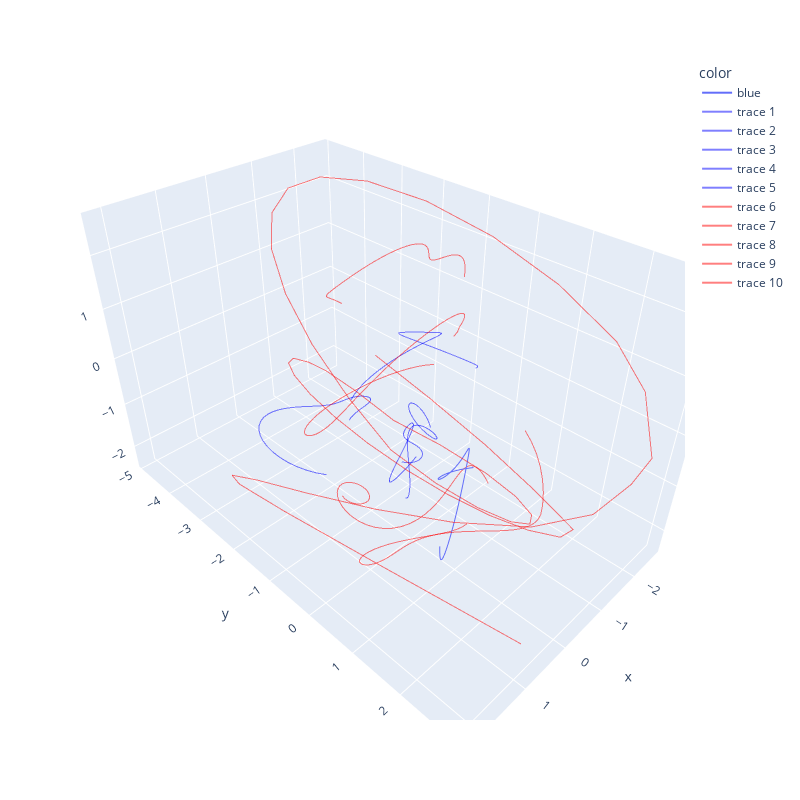

The notebook cell this image was saved under:
### Code cell
fig = px.line_3d(x=z11[0, :, 0], y=z11[0, :, 1], z=z11[0, :, 2], color=["blue"]*training_11_trials[0]['spikes_df'].shape[1], width=800, height=800)

for trial in z11:
     fig.add_scatter3d(x=trial[:, 0], y=trial[:, 1], z=trial[:, 2], mode='lines', line={'color':"blue"}, opacity=0.5)

for trial in z_11:
     fig.add_scatter3d(x=trial[:, 0], y=trial[:, 1], z=trial[:, 2], mode='lines', line={'color':"red"}, opacity=0.5)

fig.show()
